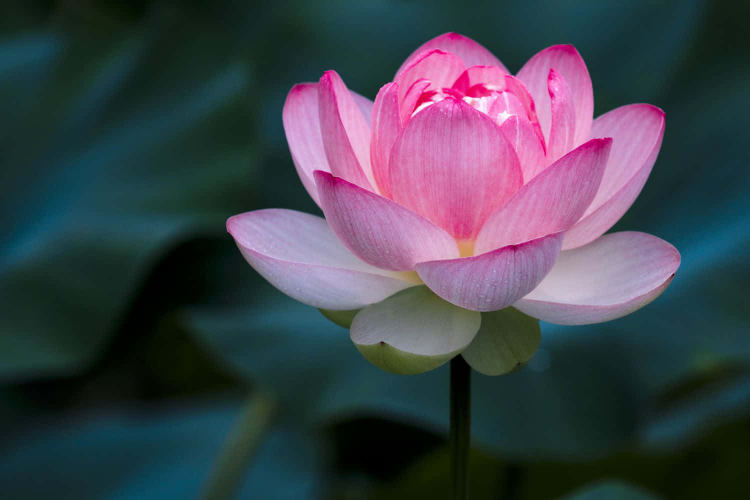
#> input picture IPR_assignment2/flower.jpg, 1500 x 1000 px, found by its file name (shown at 1/2 size)
$ python hello.py
#> lines starting #> are read from the running program, lines starting #| are printed output that depends on the picture
from PIL import Image, ImageEnhance,ImageFilter
import os;
def convert_to_grey(image_path, output_path):
#> called with image_path = 'public/flower.jpg', output_path = 'public/flower_Grey.jpg'
    img = Image.open(image_path)
#> img is the input picture: PIL image 1500x1000 RGB; mean R, G, B 64.8, 66.4, 76.2
    grey_scale = img.convert("L")
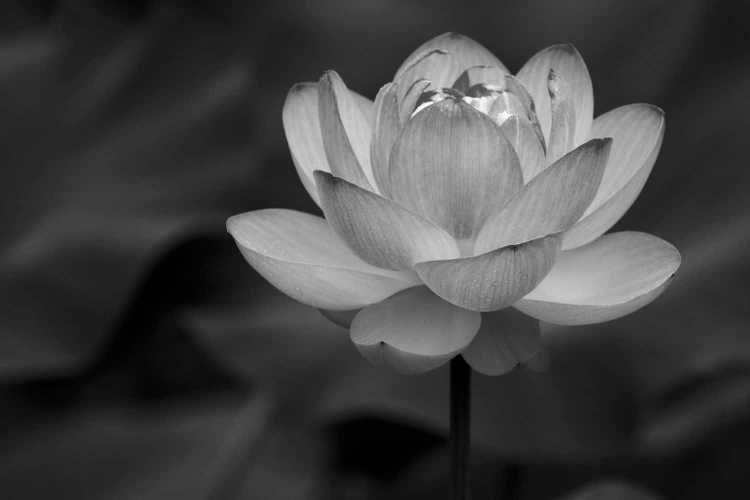
#> grey_scale: PIL image 1500x1000 L (shown at 1/2 size); min 0, max 254, mean 67
    grey_scale.save(output_path)

convert_to_grey("public/flower.jpg", "public/flower_Grey.jpg")


def resize_image(image_path, output_path, new_size):
#> called with image_path = 'public/flower.jpg', output_path = 'public/flower_resize.jpg', new_size = (50, 50)
    img = Image.open(image_path)
    resized_img = img.resize(new_size)
    resized_img.save(output_path)

resize_image("public/flower.jpg", "public/flower_resize.jpg",(50,50))

def crop_image(image_path, output_path, crop_box):
#> called with image_path = 'public/flower.jpg', output_path = 'public/flower_crop.jpg', crop_box = (50, 50, 250, 150)
    img = Image.open(image_path)
    crop_img = img.crop(crop_box)
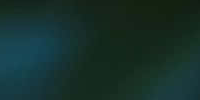
#> crop_img: PIL image 200x100 RGB; mean R, G, B 22.1, 47.6, 42.5
    crop_img.save(output_path)

crop_image("public/flower.jpg", "public/flower_crop.jpg", (50, 50, 250, 150))


def enhanced_img(image_path, output_path):
#> called with image_path = 'public/flower.jpg', output_path = 'public/flower_enh.jpg'
    img = Image.open(image_path)
    contrast_factor = 1.5
    contrast = ImageEnhance.Contrast(img)
    image_with_contrast = contrast.enhance(contrast_factor)
    brightness_factor = 1.2
    brightness = ImageEnhance.Brightness(image_with_contrast)
    image_with_brightness = brightness.enhance(brightness_factor)
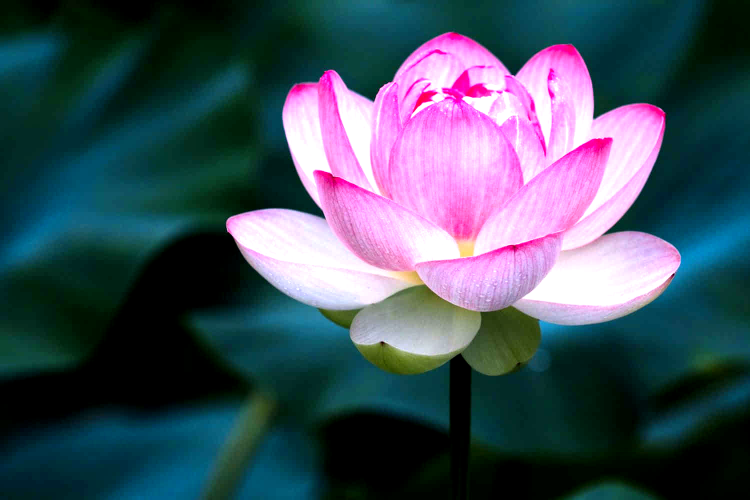
#> image_with_brightness: PIL image 1500x1000 RGB (shown at 1/2 size); mean R, G, B 66.1, 79.9, 93.8
    image_with_brightness.save(output_path)
    print(f"enhanced image saved as {output_path}")
enhanced_img("public/flower.jpg", "public/flower_enh.jpg")

def rotate_and_flip_image(image_path, output_path):
#> called with image_path = 'public/flower.jpg', output_path = 'public/flower_rotate'
    original_image = Image.open(image_path)
    rotated_image_90 = original_image.rotate(90)
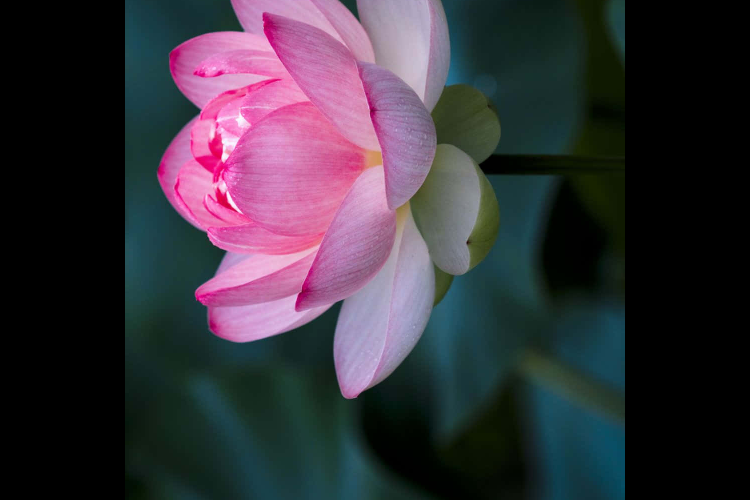
#> rotated_image_90: PIL image 1500x1000 RGB (shown at 1/2 size); mean R, G, B 55.3, 49.4, 58.6
    rotated_image_180 = original_image.rotate(180)
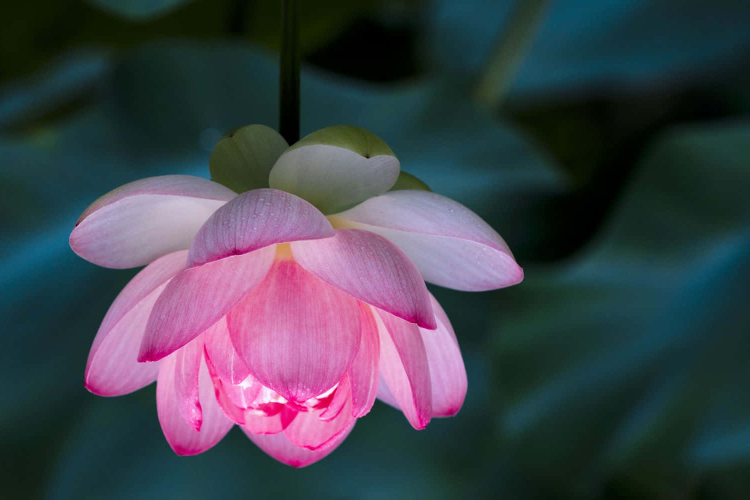
#> rotated_image_180: PIL image 1500x1000 RGB (shown at 1/2 size); mean R, G, B 64.8, 66.4, 76.2
    flipped_horizontal_image = original_image.transpose(Image.FLIP_LEFT_RIGHT)
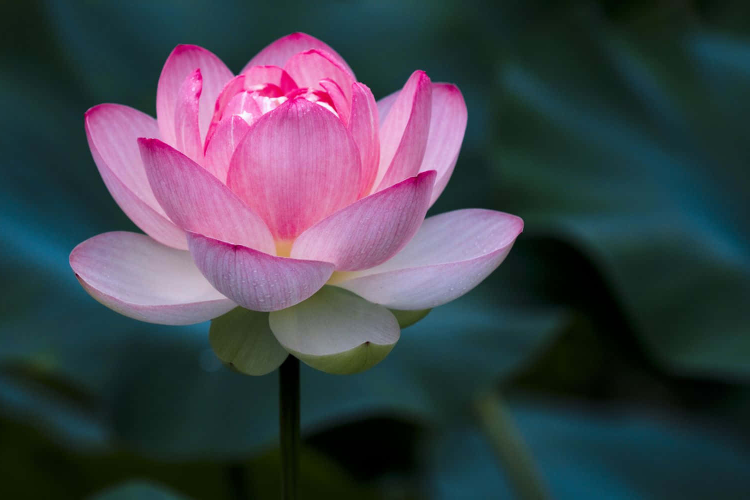
#> flipped_horizontal_image: PIL image 1500x1000 RGB (shown at 1/2 size); mean R, G, B 64.8, 66.4, 76.2
    flipped_vertical_image = original_image.transpose(Image.FLIP_TOP_BOTTOM)
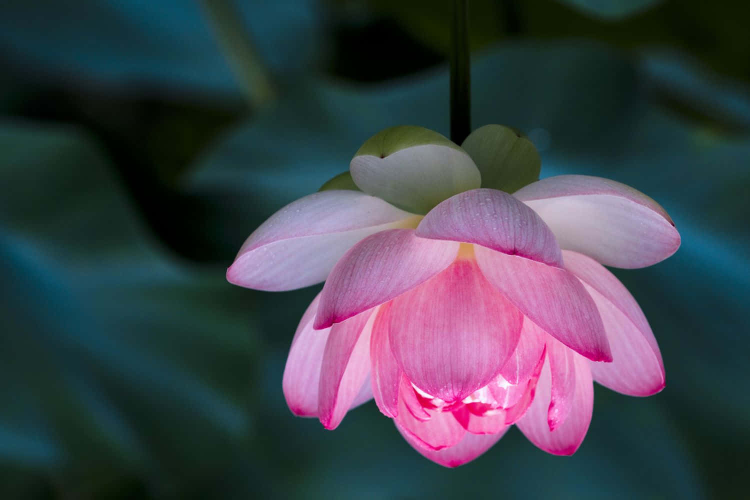
#> flipped_vertical_image: PIL image 1500x1000 RGB (shown at 1/2 size); mean R, G, B 64.8, 66.4, 76.2

    if not os.path.exists(output_path):
        os.makedirs(output_path)

    rotated_image_90.save(f'{output_path}/rotated_image_90.jpg')
    rotated_image_180.save(f'{output_path}/rotated_image_180.jpg')
    flipped_horizontal_image.save(f'{output_path}/flipped_horizontal_image.jpg')
    flipped_vertical_image.save(f'{output_path}/flipped_vertical_image.jpg')

rotate_and_flip_image("public/flower.jpg", "public/flower_rotate")


def apply_filters(image_path, output_path):
#> called with image_path = 'public/flower.jpg', output_path = 'public/flower_filter.jpg'
    original_image = Image.open(image_path)
    blurred_image = original_image.filter(ImageFilter.BLUR)
    sharpened_image = original_image.filter(ImageFilter.SHARPEN)
    blurred_image.save(f'{output_path}/blurred_image.jpg')
    sharpened_image.save(f'{output_path}/sharpened_image.jpg')

apply_filters("public/flower.jpg", "public/flower_filter.jpg")
